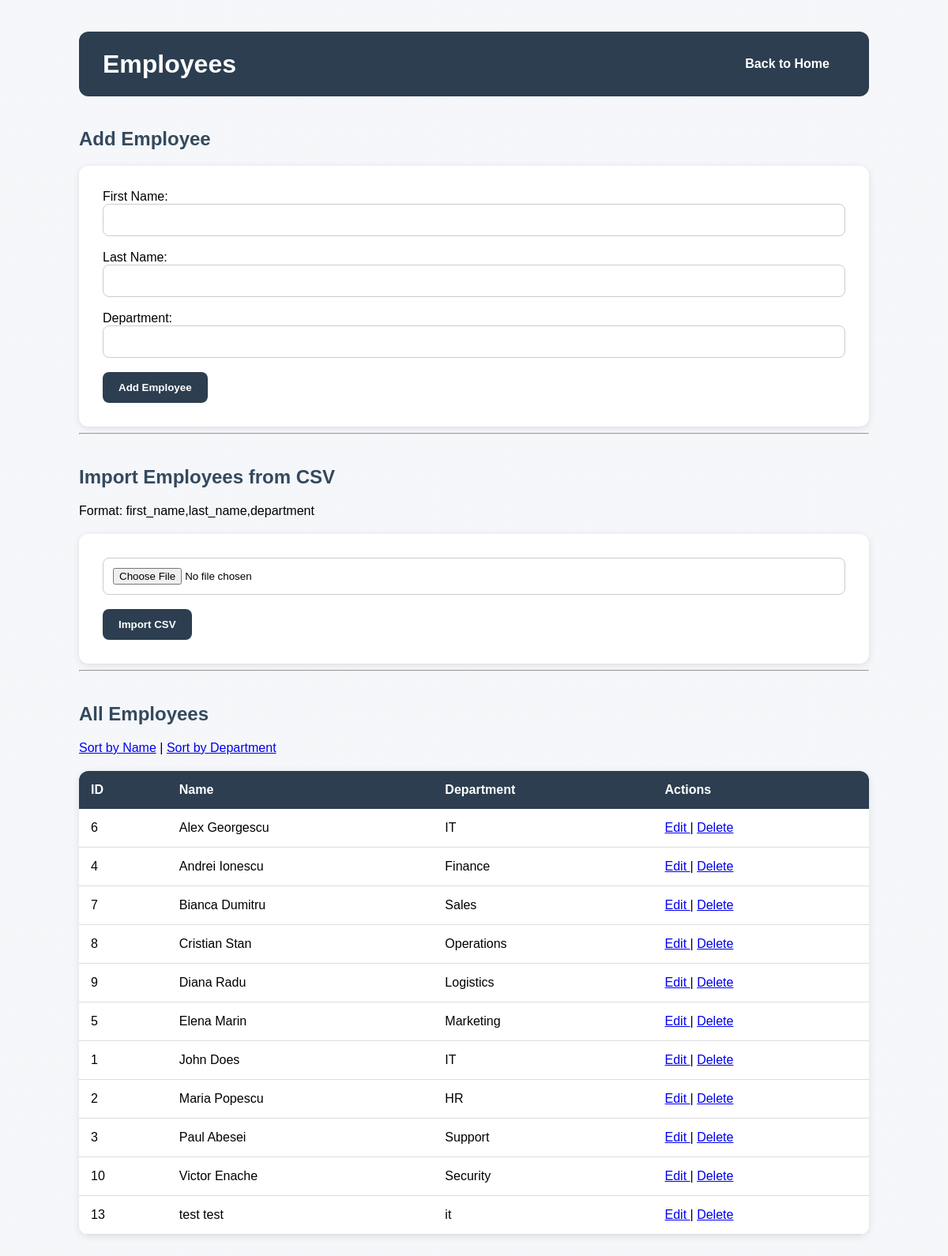
Before: /employees/add with the older database file.
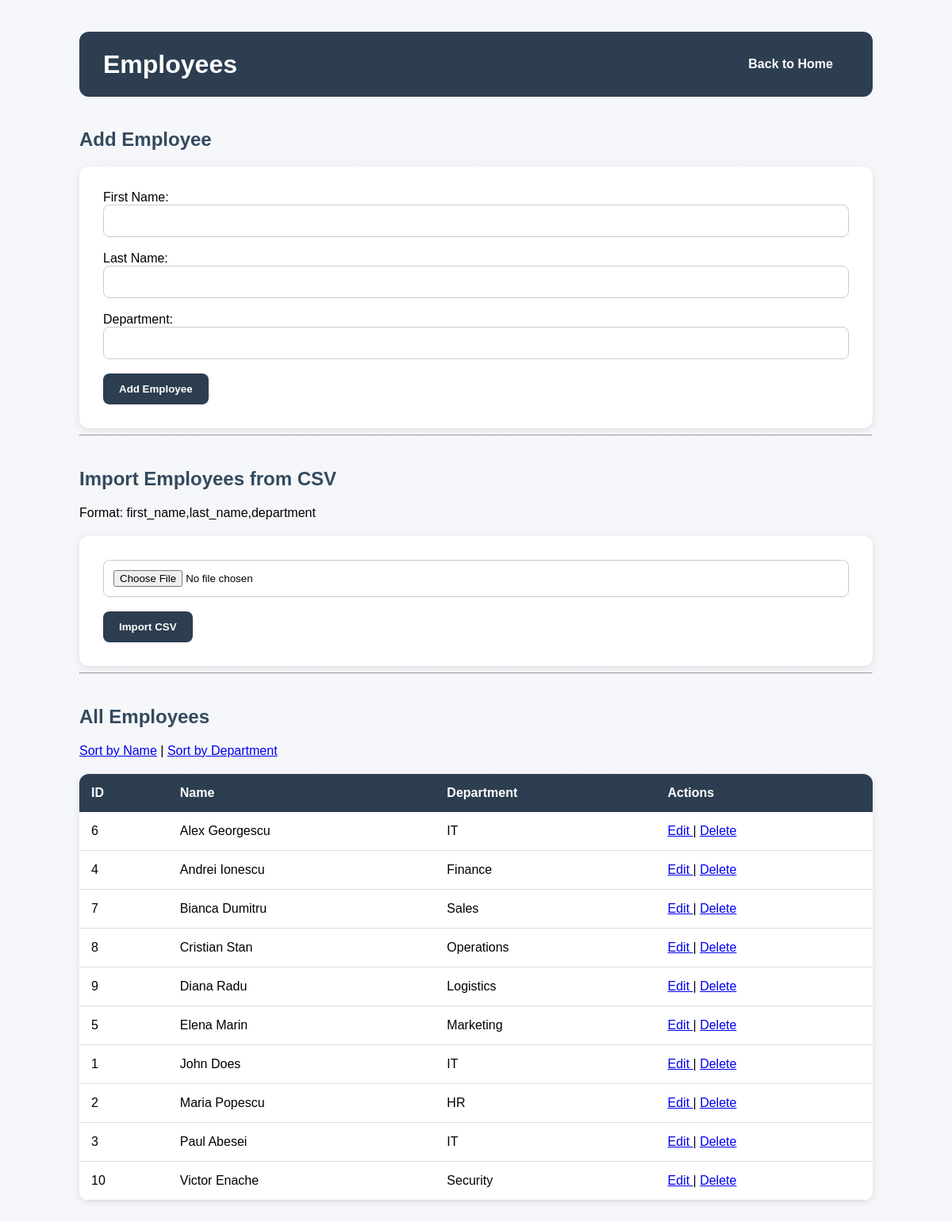
After: the same page with the newer database file.
### tables this page shows
CREATE TABLE employees (
        id INTEGER PRIMARY KEY AUTOINCREMENT,
        first_name TEXT NOT NULL,
        last_name TEXT NOT NULL,
        department TEXT
    );

### routes/employees.py (the view, shortened to what this page needs)
    @app.route("/employees/add", methods=["GET", "POST"])
    def add_employee_route():
        sort_by = request.args.get("sort", "name")
        employees = get_all_employees_list(sort_by)
        return render_template("employees/add.html",employees=employees)

### services/add_employees.py (called while the page is built)
def get_all_employees_list(sort_by="name"):
    conn = sqlite3.connect(DB_PATH)
    conn.row_factory = sqlite3.Row
    cursor = conn.cursor()
    allowed_sort = {
        "name": "first_name",
        "department": "department"
    }
    sort_column = allowed_sort.get(sort_by, "first_name")
    query = f"""
        SELECT *
        FROM employees
        ORDER BY {sort_column}
    """
    cursor.execute(query)
    data = cursor.fetchall()
    conn.close()
    return data

### templates/employees/add.html (shortened to what this page needs)
<!DOCTYPE html>
<html>
<head>
    <link rel="stylesheet"
          href="{{ url_for('static', filename='style.css') }}">
</head>
<body>
<div class="container">
    <div class="page-header">
        <h1>Employees</h1>
        <a href="/" class="btn">
            Back to Home
        </a>
    </div>
    <h2>Add Employee</h2>
    <form method="POST">
        <label>First Name:</label>
        <input type="text"
               name="first_name"
               required>
        <br><br>
        <label>Last Name:</label>
        <input type="text"
               name="last_name"
               required>
        <br><br>
        <label>Department:</label>
        <input type="text"
               name="department">
        <br><br>
        <button type="submit"
                name="add_employee">
            Add Employee
        </button>
    </form>
    <hr>
    <h2>Import Employees from CSV</h2>
    <p>
        Format:
        first_name,last_name,department
    </p>
    <form method="POST"
          enctype="multipart/form-data">
        <input type="file"
               name="csv_file"
               accept=".csv"
               required>
        <br><br>
        <button type="submit"
                name="import_csv">
            Import CSV
        </button>
    </form>
    <hr>
    <h2>All Employees</h2>
    <p>
        <a href="/employees/add?sort=name">Sort by Name</a>
        |
        <a href="/employees/add?sort=department">Sort by Department</a>
    </p>
    <table>
        <tr>
            <th>ID</th>
            <th>Name</th>
            <th>Department</th>
            <th>Actions</th>
        </tr>
        {% for employee in employees %}
        <tr>
            <td>
                {{ employee["id"] }}
            </td>
            <td>
                {{ employee["first_name"] }}
                {{ employee["last_name"] }}
            </td>
            <td>
                {{ employee["department"] }}
            </td>
            <td>
                <a href="/employees/edit/{{ employee['id'] }}">
                    Edit
                </a>
                |
                <a href="/employees/delete/{{ employee['id'] }}">
                    Delete
                </a>
            </td>
        </tr>
        {% endfor %}
    </table>
</div>
</body>
</html>

Changed rows visible on the page:
removed employees: id "13", first_name "test", last_name "test", department "it"
changed employees "Paul": department "Support" → "IT"
